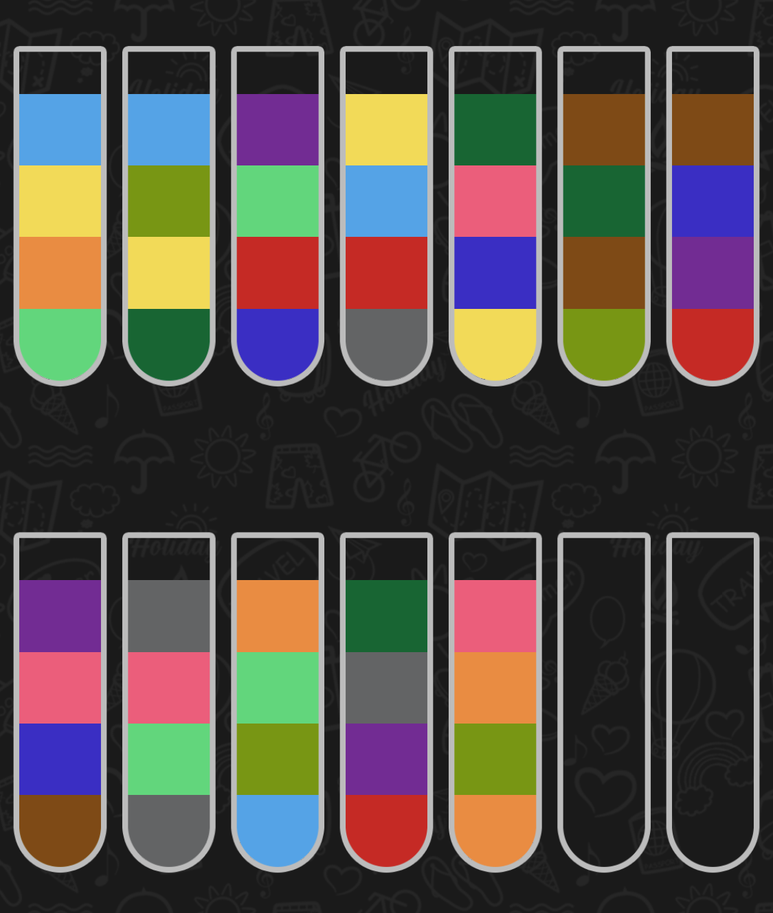
#> input picture test103.png, 773 x 913 px, shrunk from 1125 x 1330 before the run
$ python main.py
#> lines starting #> are read from the running program, lines starting #| are printed output that depends on the picture; after the words box and inside, x2 and y2 are one past the last pixel; in counts of white or black regions, pixels touching at a corner belong together
import numpy as np
import cv2
import os
import subprocess

image = cv2.imread("test103.png")
#> image is the input picture: shape (913, 773, 3); mean B, G, R 70.6, 76.4, 84.3
solve = True
src_image = np.copy(image)
# Divide image to 2 part upper side and downer side
image_list = [
    image[0 : int(image.shape[0] / 2)],
    image[int(image.shape[0] / 2) : image.shape[0]],
]

# Limit of gray color to detect the glass and
lower_gray = np.array([180])
upper_gray = np.array([188])
# lower_gray = np.array([176])
# upper_gray = np.array([190])
mask = cv2.inRange(cv2.cvtColor(image, cv2.COLOR_BGR2GRAY), lower_gray, upper_gray)
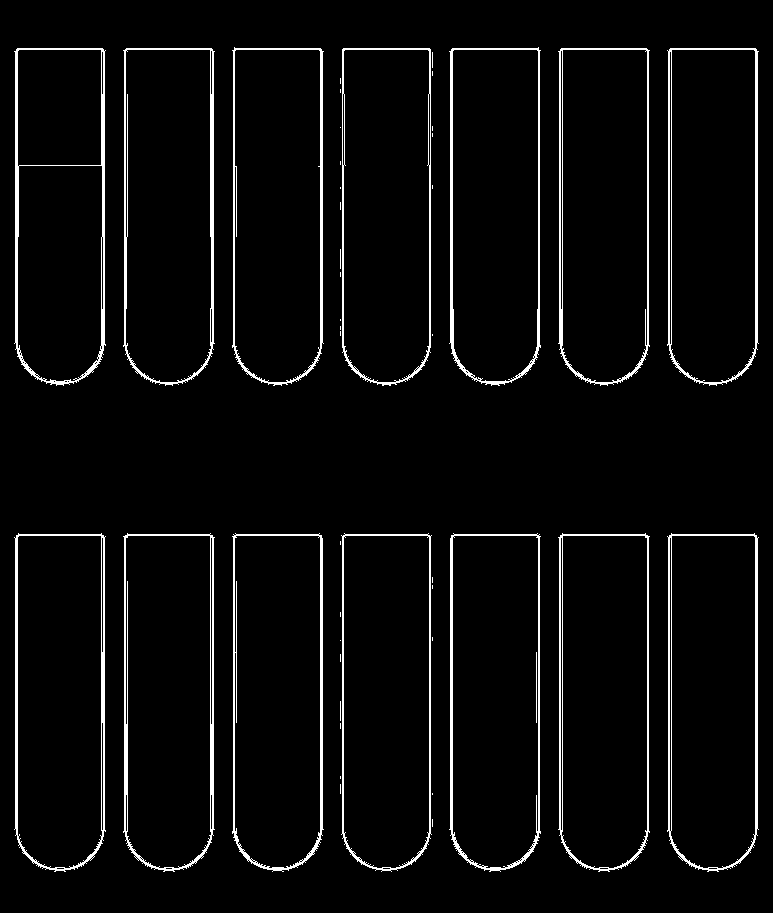
#> mask: shape (913, 773); 4.4% white in thin lines or dots, all inside (x1, y1, x2, y2) = (14, 47, 759, 872)
thresh = cv2.bitwise_and(
    cv2.cvtColor(image, cv2.COLOR_BGR2GRAY),
    cv2.cvtColor(image, cv2.COLOR_BGR2GRAY),
    mask=mask,
)
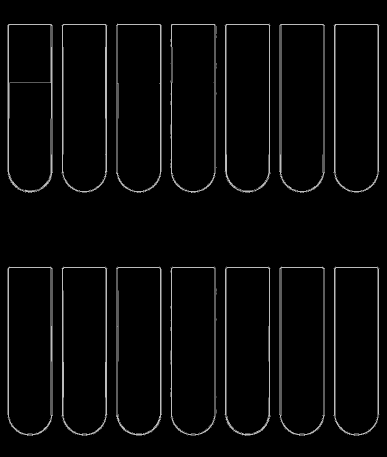
#> thresh: shape (913, 773) (shown at 1/2 size); min 0, max 188, mean 8.2

# Dilation to remove the noise on the edge of glass
kernel = np.ones((5, 5), np.uint8)
thresh = cv2.dilate(thresh, kernel, iterations=1)
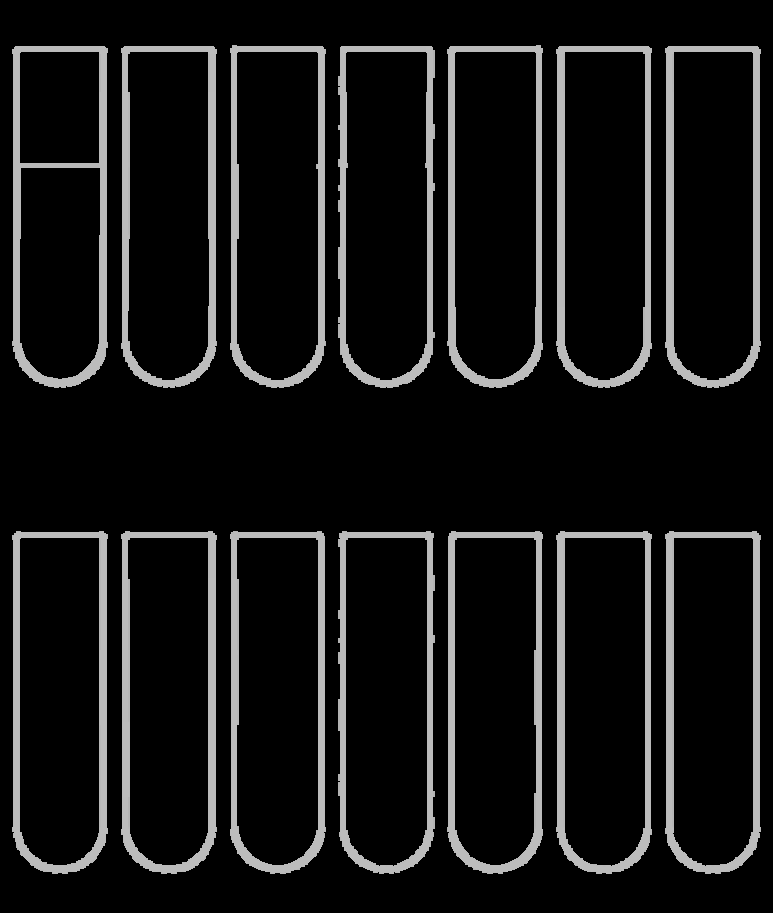
#> thresh: shape (913, 773); min 0, max 188, mean 22.1

# Create list of up and down thresh images and make Contours of them
thresh_list = [
    thresh[0 : int(thresh.shape[0] / 2)],
    thresh[int(thresh.shape[0] / 2) : thresh.shape[0]],
]
contours_list = [
    cv2.findContours(thresh_list[_], cv2.RETR_TREE, cv2.CHAIN_APPROX_SIMPLE)[0]
    for _ in [0, 1]
]
#> contours_list = 2 items

# Detect upper and downer edge of bottles and number of bottles by area of contours
num_bottle = []
for i in [0, 1]:
    y_max = 0
    y_min = int(thresh.shape[0] / 2)
    area_max = cv2.contourArea(contours_list[i][0])
    for cnt in contours_list[i]:
        for j in range(len(cnt)):
            if cnt[j][0][1] > y_max:
                y_max = cnt[j][0][1]
            if cnt[j][0][1] < y_min:
                y_min = cnt[j][0][1]
        area = cv2.contourArea(cnt)
        if area > area_max:
            area_max = area
    thresh_list[i] = thresh_list[i][y_min - 1 : y_max]
    image_list[i] = image_list[i][y_min - 1 : y_max]
    bottles = []
    for cnt in contours_list[i]:
        if area_max * 0.9 <= cv2.contourArea(cnt) <= area_max:
            bottles.append(cnt)
    num_bottle.append(len(bottles))
#> this loop made 2 passes
#> after the loop, image_list = 2 items; num_bottle = [7, 7]; thresh_list = 2 items

print(num_bottle)
#| [7, 7]

# Split bottles from each other
container_images_list = []
for i in [0, 1]:
    for j in range(num_bottle[i]):
        x = int(image_list[i].shape[1] / num_bottle[i])
        container_images_list.append(
            (
                image_list[i][:, j * x : (j + 1) * x],
                thresh_list[i][:, j * x : (j + 1) * x],
            )
        )
#> after the loop, container_images_list = 14 items

# remove two last bottle cause there are empty
container_images_list.pop(-1)
container_images_list.pop(-1)

color_list = []
real_color_list = []
container_list = []

# Detect color of each bottle !
for container, container_thresh in container_images_list:
    colors = []
    for i in range(4):
        x = int(container.shape[0] / 5)

        # Calculate center of mass of bottle to get color of liquid
        side_contours = cv2.findContours(
            container_thresh, cv2.RETR_TREE, cv2.CHAIN_APPROX_SIMPLE
        )[0]
        cx = 0
        for side_contour in side_contours:
            M = cv2.moments(side_contour)
            if M["m00"] != 0:
                cx += int(M["m10"] / M["m00"])
            else:
                cx += 0
        cx /= len(side_contours)
        w = int(cx)

        # Check if the color is new or no
        color_temp = container[(i + 1) * x][w]
        # color1 = (float(container[(i + 1) * x][w][0]) + float(container[(i + 1) * x][w][1]) + float(
        #     container[(i + 1) * x][w][2])) / 3
        # color2 = (float(container[(i + 1) * x - 20][w + 20][0]) + float(container[(i + 1) * x - 20][w + 20][1]) + float(
        #     container[(i + 1) * x - 20][w + 20][2])) / 3
        # color3 = (float(container[(i + 1) * x - 20][w - 20][0]) + float(container[(i + 1) * x - 20][w - 20][1]) + float(
        #     container[(i + 1) * x - 20][w - 20][2])) / 3
        # color = (color3 + color2 + color1) / 3
        color = (
            float(container[(i + 1) * x][w][0])
            + float(container[(i + 1) * x][w][1])
            + float(container[(i + 1) * x][w][2])
        ) / 3

        # [5 lines of commented-out code are left out]
        is_color_new_flag = True
        for color_counter in color_list:
            if (
                color_counter * 0.9995 <= color <= color_counter * 1.0005
            ):  # Should Calibre for each image
                # [21 lines of commented-out code are left out]
                is_color_new_flag = False
                color = color_counter
                break
            else:
                continue
        if is_color_new_flag:
            # color_list.append(color.copy())
            color_list.append(color)
            real_color_list.append(color_temp.tolist())
        colors.append(color_list.index(color))
        # [4 lines of commented-out code are left out]
        container[(i + 1) * x][w] = [0, 0, 0]
    colors.reverse()
    # cv2.imshow("fuck", container)
    # cv2.waitKey()
    container_list.append(colors)
#> this loop made 12 passes
#> after the loop, color_list = [159.3, 182.7, 146.3, 145.3, 96.67, 58.67, 101.7, 92, 99.67, 100, 150.7, 74]; container_list = [[3, 2, 1, 0], [5, 1, 4, 0], [8, 7, 3, 6], [9, 7, 0, 1], [1, 8, 10, 5], [4, 11, 5, 11], [7, 6, 8, 11], [11, 8, 10, 6], [9, 3, 10, 9], [0, 4, 3, 2], [7, 6, 9, 5], [2, 4, 2, 10]]; real_color_list = [[230, 163, 85], [88, 218, 242], [66, 140, 233], [124, 214, 98], [20, 150, 120], [51, 101, 24], [147, 44, 114], [37, 42, 197], [195, 46, 58], [101, 100, 99], [123, 94, 235], [22, 74, 126]]
print(len(color_list))
#| 12

container_list.append([-1, -1, -1, -1])
container_list.append([-1, -1, -1, -1])

print(container_list)
#| [[3, 2, 1, 0], [5, 1, 4, 0], [8, 7, 3, 6], [9, 7, 0, 1], [1, 8, 10, 5], [4, 11, 5, 11], [7, 6, 8, 11], [11, 8, 10, 6], [9, 3, 10, 9], [0, 4, 3, 2], [7, 6, 9, 5], [2, 4, 2, 10], [-1, -1, -1, -1], [-1, -1, -1, -1]]
# [9 lines of commented-out code are left out]

if solve:
    command = os.getcwd() + "\Solver\main.exe"
else:
    command = os.getcwd() + "\Solver\show.exe"

temp_str = ""
temp_str += " " + str(num_bottle[0] + num_bottle[1])
#> temp_str = ' 14'
for container in container_list:
    for i in container:
        temp_str += " " + str(i)
#> this loop made 14 passes
command += temp_str
print(temp_str)
#|  14 3 2 1 0 5 1 4 0 8 7 3 6 9 7 0 1 1 8 10 5 4 11 5 11 7 6 8 11 11 8 10 6 9 3 10 9 0 4 3 2 7 6 9 5 2 4 2 10 -1 -1 -1 -1 -1 -1 -1 -1

# os.system(command)
#> (the run stopped early here; a loop or call above may not have finished)

$ run again, with test105.png copied over test103.png
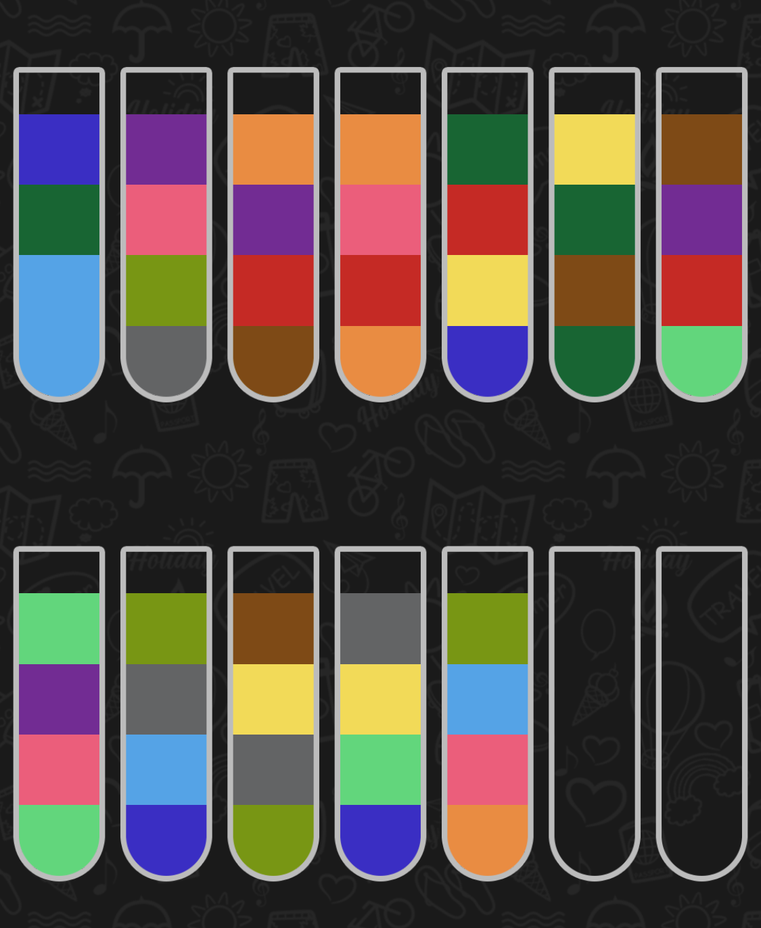
#> input picture test105.png, 761 x 928 px, shrunk from 1125 x 1372 before the run
#> image is the input picture: shape (928, 761, 3); mean B, G, R 69, 74.9, 82.9
#> `mask = cv2.inRange(cv2.cvtColor(image, cv2.COLOR_BGR2GRAY), lower_gray..`:
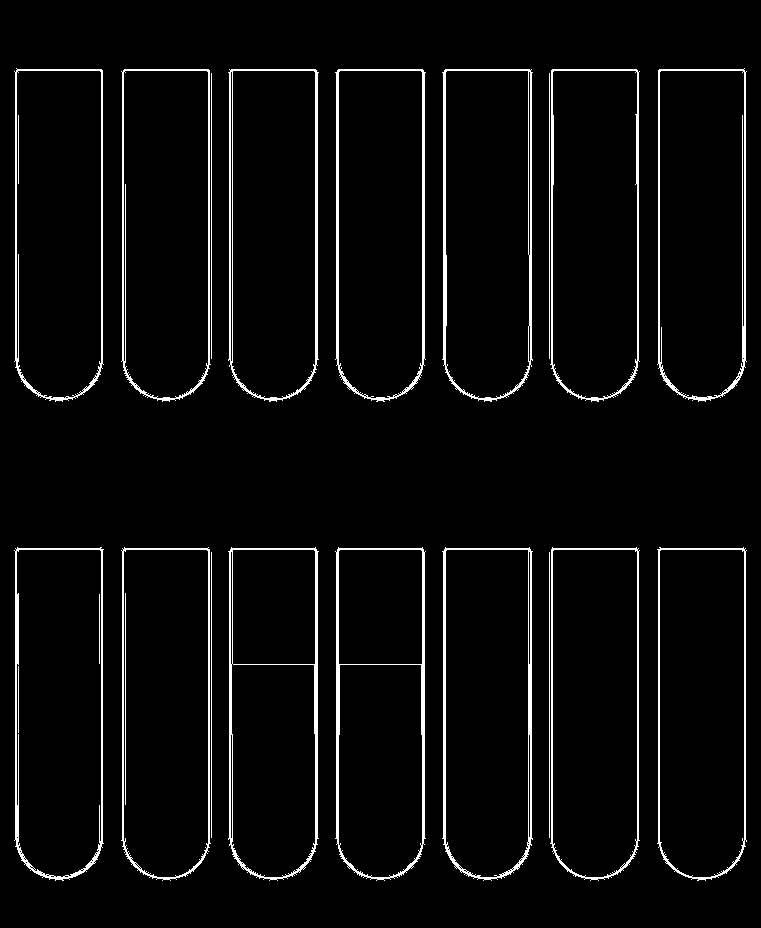
#> mask: shape (928, 761); 4.3% white in thin lines or dots, all inside (x1, y1, x2, y2) = (14, 68, 747, 881)
#> `thresh = cv2.dilate(thresh, kernel, iterations=1)`:
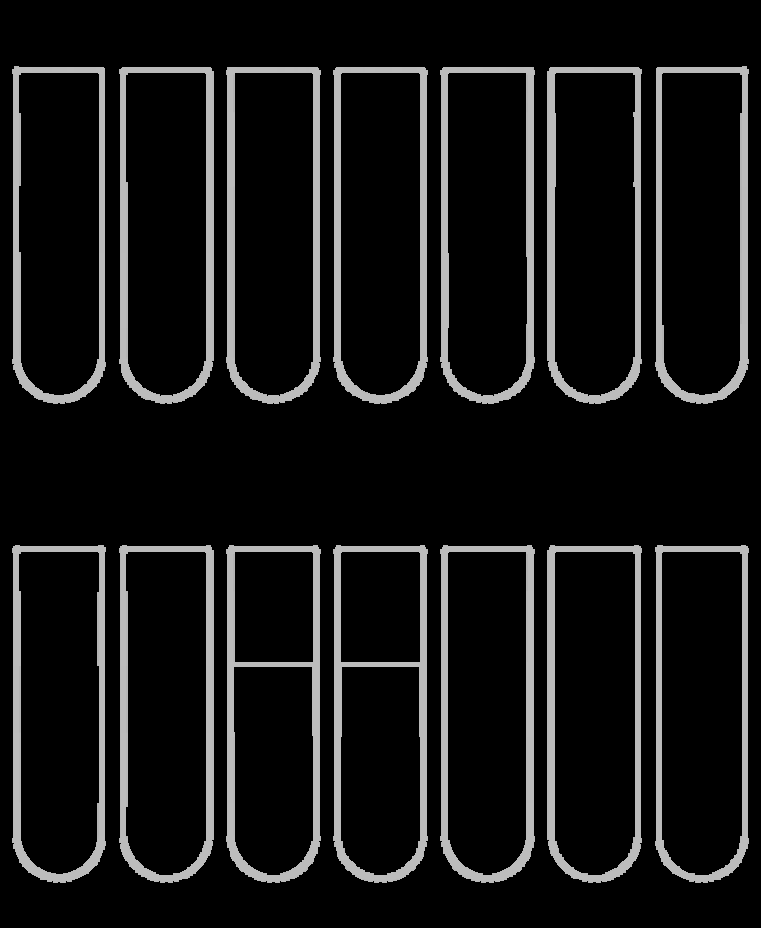
#> thresh: shape (928, 761); min 0, max 188, mean 21.9
#> contours_list = 2 items
#> the loop `for i in [0, 1]:` made 2 passes
#> after the loop `for i in [0, 1]:`: num_bottle = [7, 7]; thresh_list = 2 items
#| [7, 7]
#> after the loop `for i in [0, 1]:`: container_images_list = 14 items
#> the loop `for container, container_thresh in container_images_list:` made 12 passes
#> after the loop `for container, container_thresh in container_images_list:`: color_list = [99.67, 58.67, 159.3, 101.7, 150.7, 96.67, 100, 146.3, 92, 74, 182.7, 145.3]; container_list = [[2, 2, 1, 0], [6, 5, 4, 3], [9, 8, 3, 7], [7, 8, 4, 7], [0, 10, 8, 1], [1, 9, 1, 10], [11, 8, 3, 9], [11, 4, 3, 11], [0, 2, 6, 5], [5, 6, 10, 9], [0, 11, 10, 6], [7, 4, 2, 5]]; real_color_list = [[195, 46, 58], [51, 101, 24], [230, 163, 85], [147, 44, 114], [123, 94, 235], [20, 150, 120], [101, 100, 99], [66, 140, 233], [37, 42, 197], [22, 74, 126], [88, 218, 242], [124, 214, 98]]
#| 12
#| [[2, 2, 1, 0], [6, 5, 4, 3], [9, 8, 3, 7], [7, 8, 4, 7], [0, 10, 8, 1], [1, 9, 1, 10], [11, 8, 3, 9], [11, 4, 3, 11], [0, 2, 6, 5], [5, 6, 10, 9], [0, 11, 10, 6], [7, 4, 2, 5], [-1, -1, -1, -1], [-1, -1, -1, -1]]
#> temp_str = ' 14'
#> the loop `for container in container_list:` made 14 passes
#|  14 2 2 1 0 6 5 4 3 9 8 3 7 7 8 4 7 0 10 8 1 1 9 1 10 11 8 3 9 11 4 3 11 0 2 6 5 5 6 10 9 0 11 10 6 7 4 2 5 -1 -1 -1 -1 -1 -1 -1 -1

$ run again, with test203.png copied over test103.png
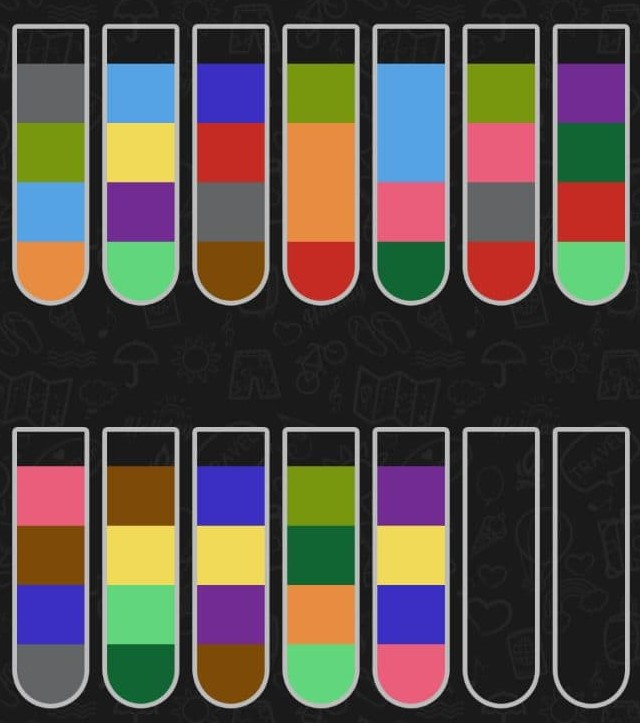
#> input picture test203.png, 640 x 723 px
#> image is the input picture: shape (723, 640, 3); mean B, G, R 72, 78.5, 86.5
#> `mask = cv2.inRange(cv2.cvtColor(image, cv2.COLOR_BGR2GRAY), lower_gray..`:
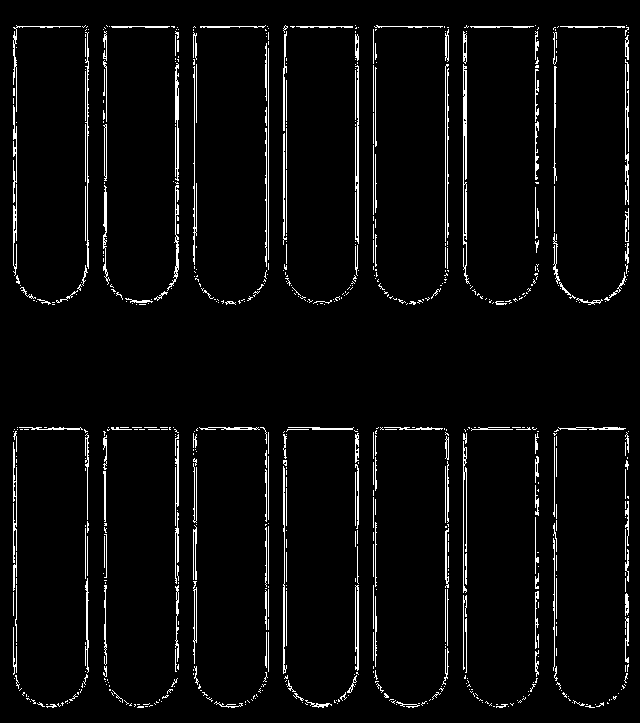
#> mask: shape (723, 640); 4.1% white in thin lines or dots
#> `thresh = cv2.dilate(thresh, kernel, iterations=1)`:
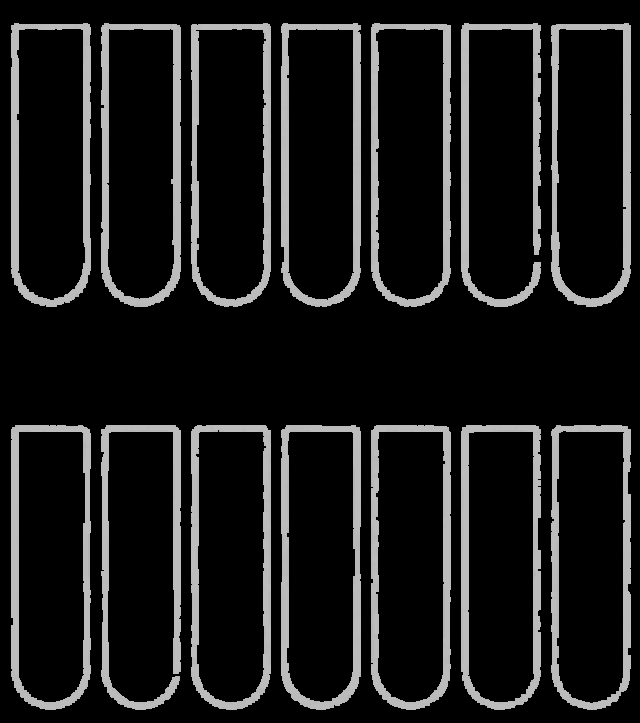
#> thresh: shape (723, 640); min 0, max 188, mean 27.7
#> contours_list = 2 items
#> the loop `for i in [0, 1]:` made 2 passes
#> after the loop `for i in [0, 1]:`: num_bottle = [6, 6]; thresh_list = 2 items
#| [6, 6]
#> after the loop `for i in [0, 1]:`: container_images_list = 12 items
#> the loop `for container, container_thresh in container_images_list:` made 10 passes
#> after the loop `for container, container_thresh in container_images_list:`: color_list = 33 values, max 182.3 at index 27, min 24 at index 15, mean 88.68; container_list = [[3, 2, 1, 0], [7, 6, 5, 4], [11, 10, 9, 8], [13, 12, 11, 12], [17, 16, 15, 14], [21, 20, 19, 18], [24, 0, 23, 22], [28, 27, 26, 25], [31, 11, 30, 29], [12, 32, 8, 11]]; real_color_list = 33 items, first 6: [102, 100, 99], [14, 151, 120], [227, 162, 87], [69, 141, 229], [229, 162, 87], [86, 218, 241]
#| 33
#| [[3, 2, 1, 0], [7, 6, 5, 4], [11, 10, 9, 8], [13, 12, 11, 12], [17, 16, 15, 14], [21, 20, 19, 18], [24, 0, 23, 22], [28, 27, 26, 25], [31, 11, 30, 29], [12, 32, 8, 11], [-1, -1, -1, -1], [-1, -1, -1, -1]]
#> temp_str = ' 12'
#> the loop `for container in container_list:` made 12 passes
#|  12 3 2 1 0 7 6 5 4 11 10 9 8 13 12 11 12 17 16 15 14 21 20 19 18 24 0 23 22 28 27 26 25 31 11 30 29 12 32 8 11 -1 -1 -1 -1 -1 -1 -1 -1
